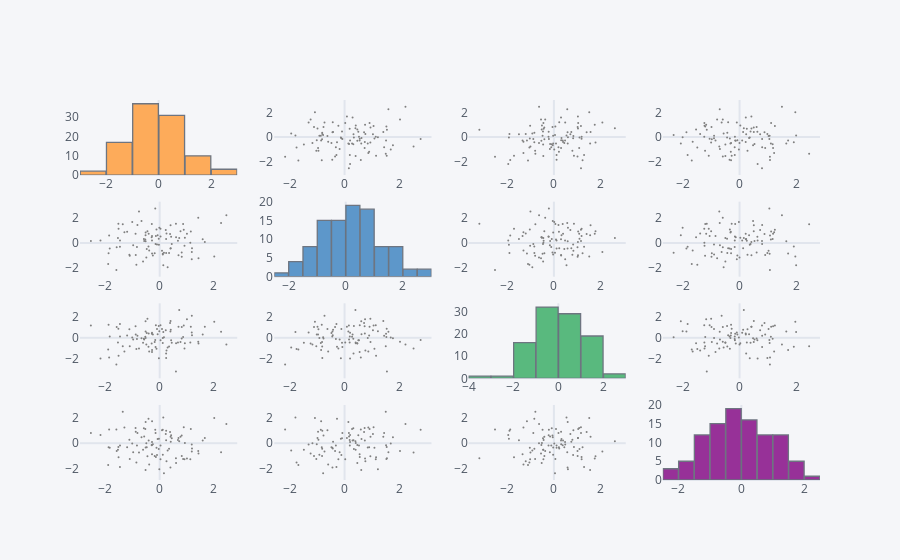

Source (notebook cell):
### Markdown cell above
## scatter_matrix()

Similar to sns.pairplot()

### Code cell
df.scatter_matrix()
